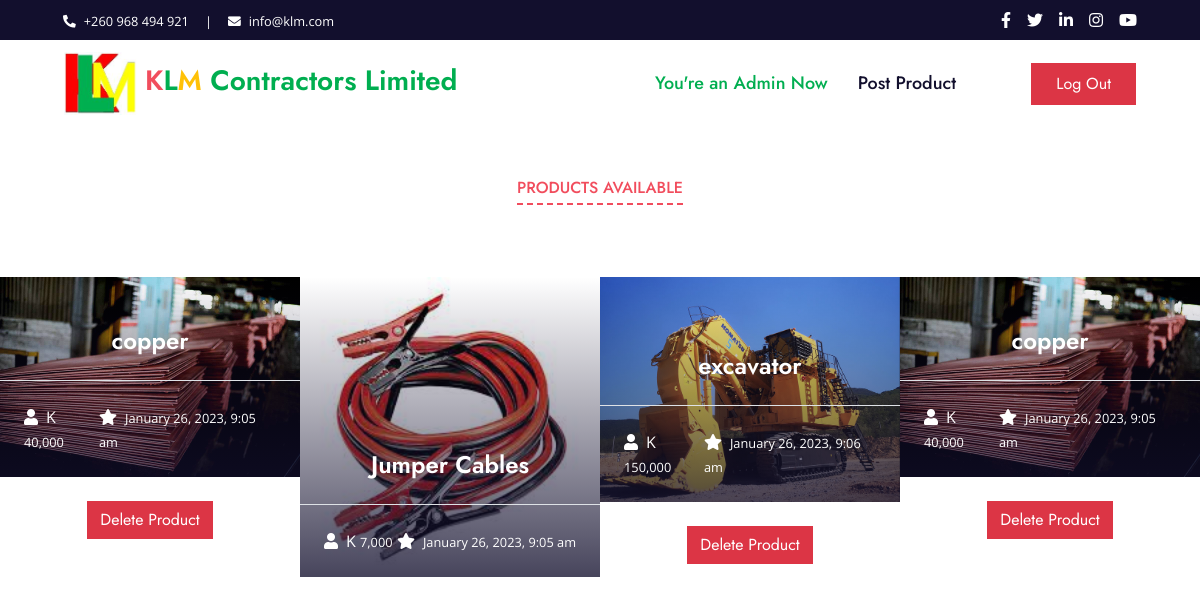
The app's page /admin.php with its own data.
### tables this page shows
CREATE TABLE "products" (
	"product_id"	INTEGER NOT NULL,
	"product_name"	TEXT NOT NULL,
	"product_price"	TEXT NOT NULL,
	"product_time"	TEXT NOT NULL,
	"image_name"	TEXT,
	"image_path"	TEXT,
	PRIMARY KEY("product_id" AUTOINCREMENT)
);

### db_con.php (called while the page is built, shortened)
<?php
    $con = new PDO("sqlite:klm.db");
    $selectProductsQuery = $con->prepare("SELECT * FROM products");
    $selectProductsQuery->execute();
    $productsArray = $selectProductsQuery->fetchAll(PDO::FETCH_ASSOC);
?>

### admin.php (the view, shortened to what this page needs)
<?php
    include 'db_con.php';
?>
<!DOCTYPE html>
<html lang="en">
<head>
    <link href="https://cdnjs.cloudflare.com/ajax/libs/font-awesome/5.10.0/css/all.min.css" rel="stylesheet">
    <link href="lib/owlcarousel/assets/owl.carousel.min.css" rel="stylesheet">
    <link href="css/style.css" rel="stylesheet">
</head>
<body>
    <div class="container-fluid bg-dark">
        <div class="row py-2 px-lg-5">
            <div class="col-lg-6 text-center text-lg-left mb-2 mb-lg-0">
                <div class="d-inline-flex align-items-center text-white">
                    <small><i class="fa fa-phone-alt mr-2"></i>+260 968 494 921</small>
                    <small class="px-3">|</small>
                    <small><i class="fa fa-envelope mr-2"></i>info@klm.com</small>
                </div>
            </div>
            <div class="col-lg-6 text-center text-lg-right">
                <div class="d-inline-flex align-items-center">
                    <a class="text-white px-2" href="">
                        <i class="fab fa-facebook-f"></i>
                    </a>
                    <a class="text-white px-2" href="">
                        <i class="fab fa-twitter"></i>
                    </a>
                    <a class="text-white px-2" href="">
                        <i class="fab fa-linkedin-in"></i>
                    </a>
                    <a class="text-white px-2" href="">
                        <i class="fab fa-instagram"></i>
                    </a>
                    <a class="text-white pl-2" href="">
                        <i class="fab fa-youtube"></i>
                    </a>
                </div>
            </div>
        </div>
    </div>
    <div class="container-fluid p-0">
        <nav class="navbar navbar-expand-lg bg-white navbar-light py-3 py-lg-0 px-lg-5">
            <a href="index.php" class="navbar-brand ml-lg-3">
                <h3 class="m-0 text-primary"><img src="img/KLM LOGO.jpg" width="15%" alt=""> <span class="title"><span class="text-secondary">K</span><span class="text-primary">L</span><span class="text-warning">M </span> Contractors Limited</span> </h3>
            </a>
            <div class="collapse navbar-collapse justify-content-between px-lg-3" id="navbarCollapse">
                <div class="navbar-nav mx-auto py-0">
                    <a href="#" class="nav-item nav-link active">You're an Admin Now</a>
                    <a href="#" class="nav-item nav-link " data-toggle="modal" data-target="#exampleModal">Post Product</a>
                </div>
                <a href="index.php" class="btn btn-danger py-2 px-4 d-none d-lg-block">Log Out</a>
            </div>
        </nav>
    </div>
    <div class="container-fluid px-0 py-0">
        <div class="row mx-0 justify-content-center pt-5">
            <div class="col-lg-6">
                <div class="section-title text-center position-relative mb-4">
                    <h6 class="d-inline-block position-relative text-secondary text-uppercase pb-2">Products available</h6>
                </div>
            </div>
        </div>
    <div class="owl-carousel courses-carousel" id="products">
<?php
    for($i = 0; $i < count($productsArray); $i++){
?>
            <form action="admin.php" method="post">
            <div class="courses-item position-relative">
                <img class="img-fluid" src="<?php echo $productsArray[$i]['image_path']?>" alt="">
                <div class="courses-text">
                    <h4 class="text-center text-white px-3"><?php echo $productsArray[$i]['product_name']?></h4>
                    <div class="border-top w-100 mt-3">
                        <div class="d-flex justify-content-between p-4">
                            <span class="text-white"><i class="fa fa-user mr-2"></i>K <small><?php echo $productsArray[$i]['product_price']?></small> </span>
                            <span class="text-white"><i class="fa fa-star mr-2"></i><small><?php echo $productsArray[$i]['product_time']?></small> </span>
                        </div>
                    </div>
                        <div class="w-100 bg-white text-center p-4" >
                        <input class="btn btn-danger" type="submit" name="delete<?php echo $productsArray[$i]['product_id']?>" value="Delete Product">
                    </div>
                </div>
            </div>
            </form>
<?php
    }
?>
        </div>
</div>
</body>
</html>

### records on screen
products: image_path (picture), product_name "copper", product_price "40,000", product_time "January 26, 2023, 9:05 am"
products: image_path (picture), product_name "Jumper Cables", product_price "7,000", product_time "January 26, 2023, 9:05 am"
products: image_path (picture), product_name "excavator", product_price "150,000", product_time "January 26, 2023, 9:06 am"
